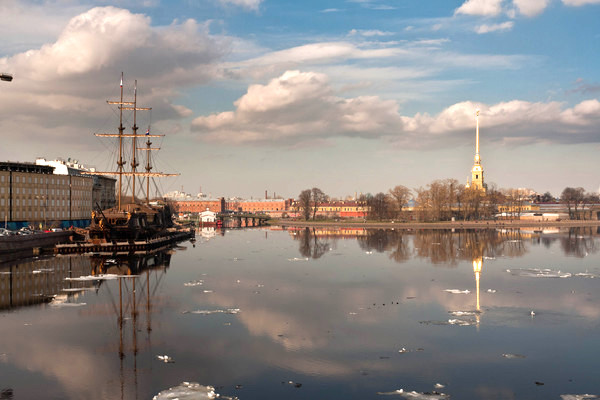
#> input picture Projects/Panorama/Images/boat1.jpg, 600 x 400 px; its folder holds 4 pictures in this run
$ jupyter execute panorama.ipynb   (shell and % lines are left out)
#> lines starting #> are read from the running program, lines starting #| are printed output that depends on the picture
[cell 1]
import os
import cv2
import math
import glob
import numpy as np
import matplotlib.pyplot as plt

[cell 2]
os.getcwd()

[cell 3]
files = glob.glob("./Images/boat*.jpg")
files.sort()

images = []
print(len(images))
for filename in files:
    img = cv2.imread(filename)
#> img is the input picture: shape (400, 600, 3); mean B, G, R 134.6, 137.8, 144.1
    img = cv2.cvtColor(img, cv2.COLOR_BGR2RGB)
    images.append(img)

plt.figure(figsize=[30,10])
cols = 3
rows = math.ceil(len(images)/cols)
for i in range(0, len(images)):
    plt.subplot(rows, cols, i+1)
    plt.axis('off')
    plt.imshow(images[i])
plt.show()
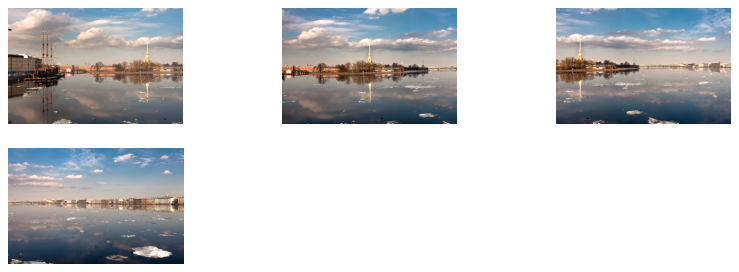
#> figure drawn by matplotlib, 4 panels

[cell 4]
stitcher = cv2.Stitcher_create()
status, final_img = stitcher.stitch(images)
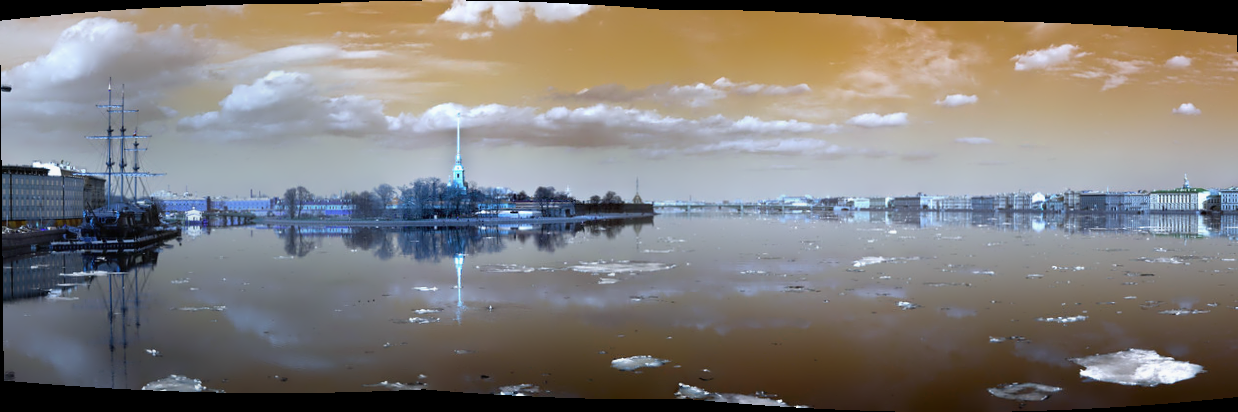
#> final_img: shape (412, 1238, 3); mean of channels 0, 1, 2 122.2, 124.6, 128.2; drawn as B, G, R

if status == 0:
    plt.figure(figsize=[30,10])
    plt.imshow(final_img)
plt.show()
